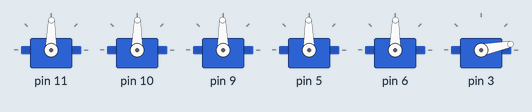
This sketch was run on a simulated Arduino Uno, built with avr-gcc and run on an emulated ATmega328P. Shown: 6 × servo.

Above: at 1.9 s.
At 6.7 s:
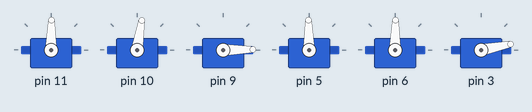
At 9.0 s:
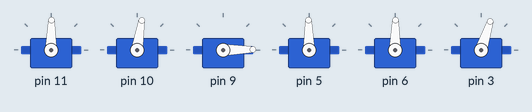
At 13.8 s:
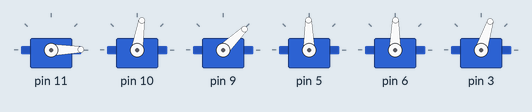
At 17.9 s:
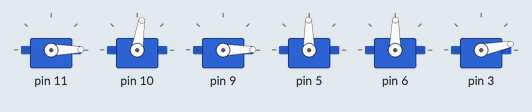
At 22.8 s:
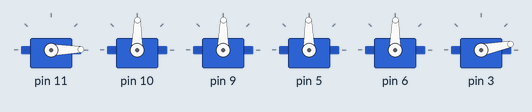
Timing chart, 0 to 24.3 s (numbered marks = the images above):
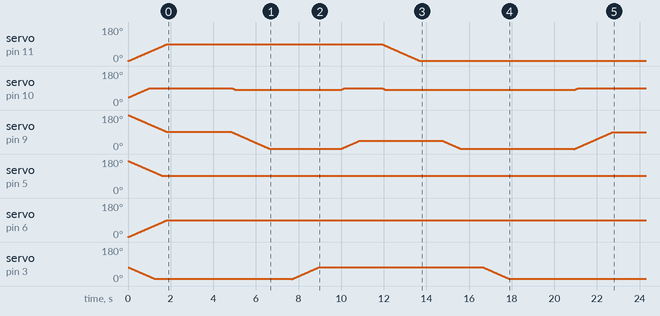

The sketch:

braccioTesting.ino
```cpp
#include <Braccio.h>
#include <Servo.h>

Servo base;
Servo shoulder;
Servo elbow;
Servo wrist_rot;
Servo wrist_ver;
Servo gripper;

void setup() {
  // put your setup code here, to run once:
  pinMode(12, OUTPUT);   // you need to set HIGH the pin 12
  digitalWrite(12, HIGH);
  Braccio.begin(SOFT_START_DISABLED);

  Braccio.ServoMovement (20, 90, 90, 90, 90, 90, 10);
  delay(3000);

  Braccio.ServoMovement (20, 90, 80, 0, 90, 90, 10);
  delay(1000);
  Braccio.ServoMovement (20, 90, 80, 0, 90, 90, 73);
  delay(1000);
  Braccio.ServoMovement (20, 90, 90, 45, 90, 90, 73);
  delay(1000);
  Braccio.ServoMovement (20, 0, 80, 45, 90, 90, 73);
  delay(1000);
  Braccio.ServoMovement (20, 0, 80, 0, 90, 90, 73);
  delay(1000);
  Braccio.ServoMovement (20, 0, 80, 0, 90, 90, 10);

  delay(3000);
  Braccio.ServoMovement (20, 0, 90, 90, 90, 90, 10);

}

void loop() {
  // put your main code here, to run repeatedly:

}
```
